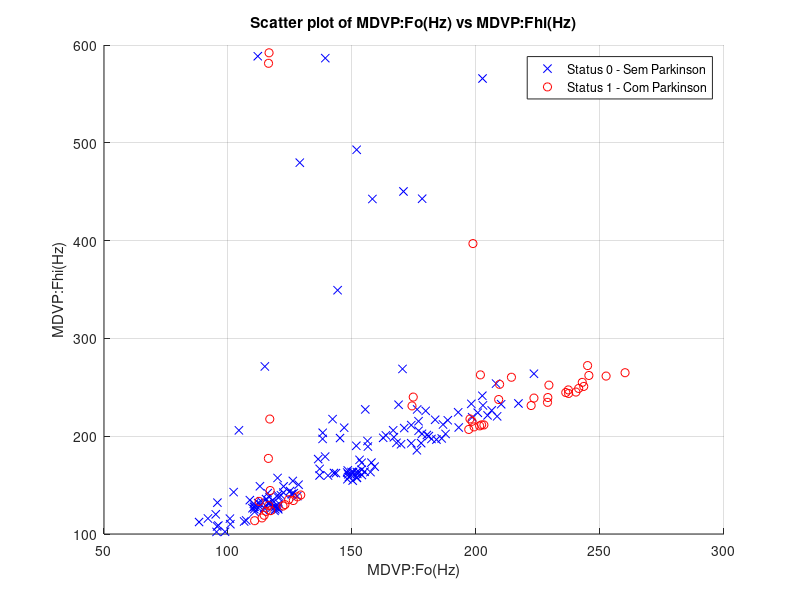
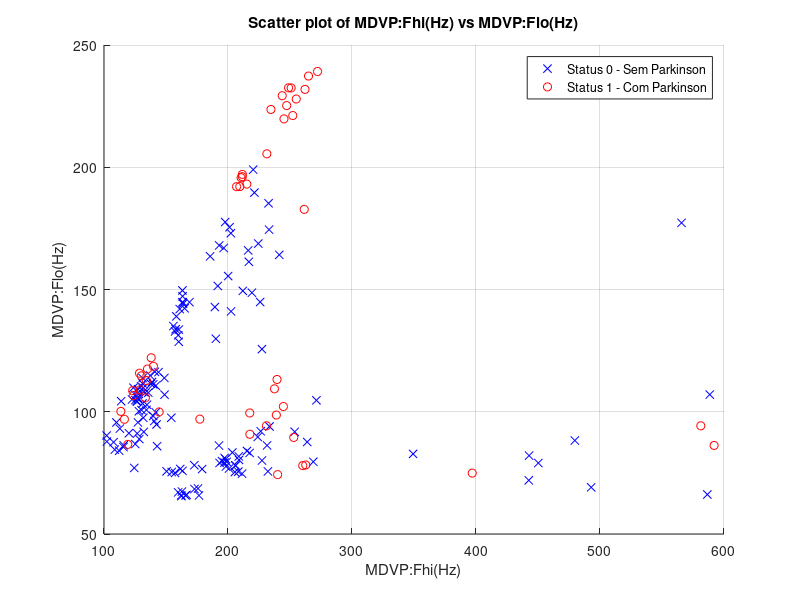
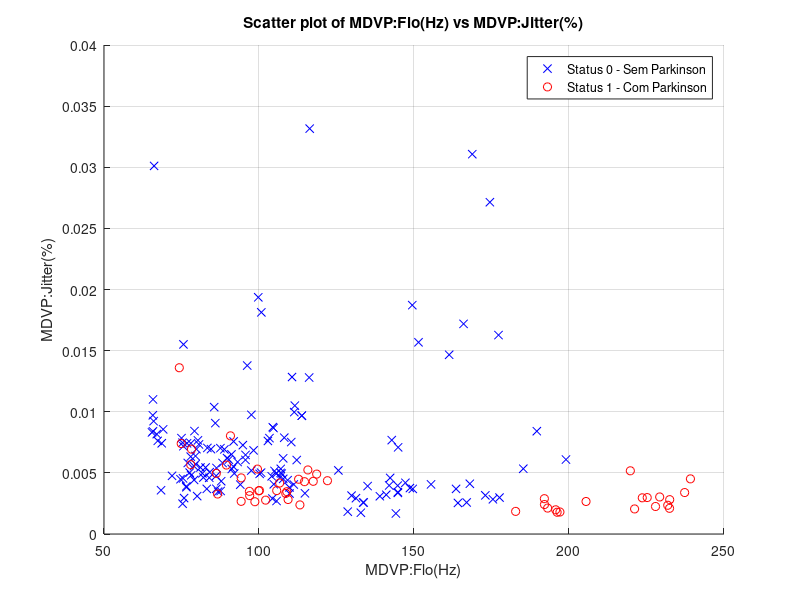
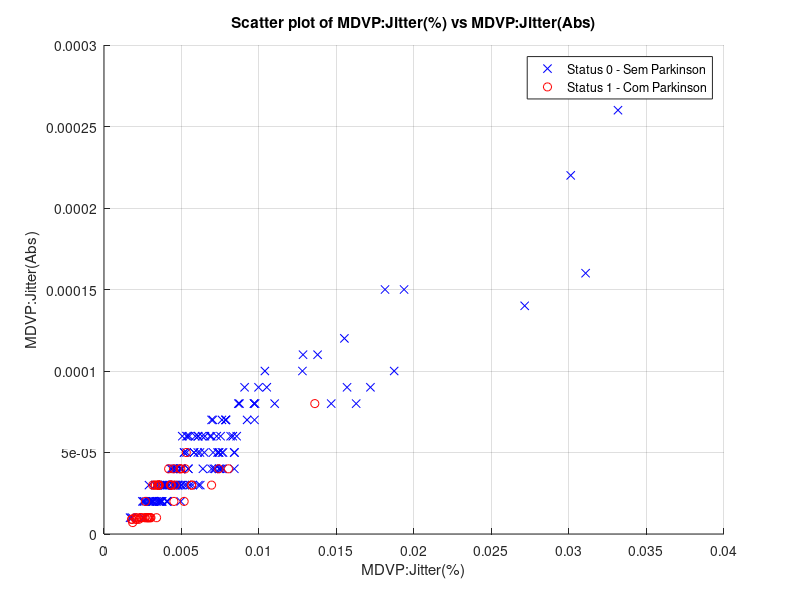

Recreate these plots in MATLAB, in order.
clear all
close all
clc

columns_names = {'MDVP:Fo(Hz)', 'MDVP:Fhi(Hz)', 'MDVP:Flo(Hz)', ...
                 'MDVP:Jitter(%)', 'MDVP:Jitter(Abs)', 'MDVP:RAP', ...
                 'MDVP:PPQ', 'MDVP:Shimmer', 'MDVP:Shimmer(dB)', ...
                 'MDVP:APQ'};
data = csvread('parkinson_mdvp.csv');

# removendo a linha com strings dos títulos
data(1, :) = []

# início dos gráficos de dispersão dois a dois para verificação das relações
# esses gráficos são para vocês terem algum código inicial, não é obrigatório utiliza-los.
num_columns = length(columns_names);

status_0 = data(data(:, end) == 0, 1:end-1);
status_1 = data(data(:, end) == 1, 1:end-1);

for ii = 1:num_columns-1
    figure;
    scatter(status_1(:, ii), status_1(:, ii+1), 'b', 'x'); % Blue crosses for status 1
    hold on;
    scatter(status_0(:, ii), status_0(:, ii+1), 'r', 'o'); % Red circles for status 0
    xlabel(columns_names{ii});
    ylabel(columns_names{ii+1});
    title(['Scatter plot of ', columns_names{ii}, ' vs ', columns_names{ii+1}]);
    legend('Status 0 - Sem Parkinson', 'Status 1 - Com Parkinson');
    grid on
    hold off;
end

### início do código da prova (fique à vontade para comentar o código de plots dos scatters)


